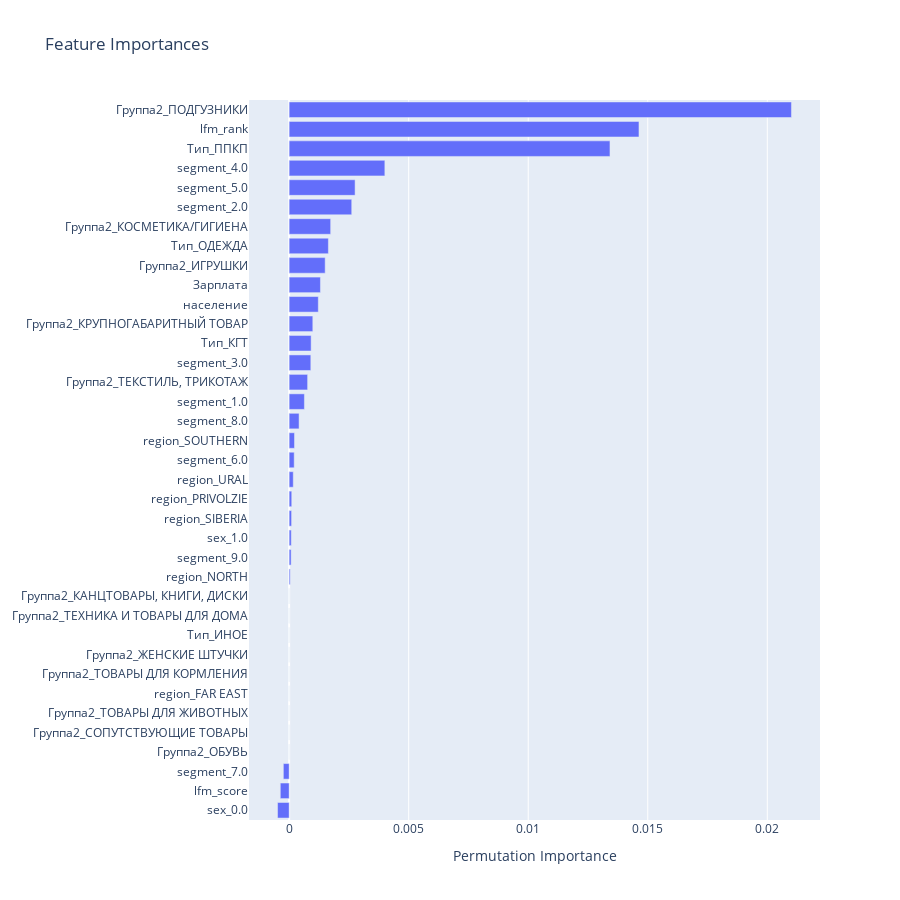

Source (notebook cell):
### Code cell
fig = go.Figure(go.Bar(
            x=perm_importance.importances_mean[sorted_idx],
            y=np.array(X_test.columns)[sorted_idx],
            orientation='h',

            ))

fig.update_layout(
    autosize=False,
    width=900,
    height=900,
    title='Feature Importances',
    xaxis_title='Permutation Importance'
    )

fig.show()

### Figure 1 — Plotly figure (JSON) as saved in the notebook; plotly's stock layout.template omitted (floating-point values rounded to 4 significant figures)
{"data": [{"orientation": "h", "type": "bar", "x": [-0.0004852, -0.0003703, -0.0002426, 0, 0, 0, 0, 0, 0, 0, 0, 0, 4.469e-05, 8.299e-05, 8.938e-05, 0.0001021, 0.0001085, 0.0001724, 0.0002107, 0.0002234, 0.000415, 0.0006384, 0.0007725, 0.0009065, 0.0009193, 0.0009895, 0.001219, 0.001309, 0.001507, 0.001641, 0.001736, 0.002617, 0.002758, 0.004003, 0.01342, 0.01463, 0.02101], "y": ["sex_0.0", "lfm_score", "segment_7.0", "Группа2_ОБУВЬ", "Группа2_СОПУТСТВУЮЩИЕ ТОВАРЫ", "Группа2_ТОВАРЫ ДЛЯ ЖИВОТНЫХ", "region_FAR EAST", "Группа2_ТОВАРЫ ДЛЯ КОРМЛЕНИЯ", "Группа2_ЖЕНСКИЕ ШТУЧКИ", "Тип_ИНОЕ", "Группа2_ТЕХНИКА И ТОВАРЫ ДЛЯ ДОМА", "Группа2_КАНЦТОВАРЫ, КНИГИ, ДИСКИ", "region_NORTH", "segment_9.0", "sex_1.0", "region_SIBERIA", "region_PRIVOLZIE", "region_URAL", "segment_6.0", "region_SOUTHERN", "segment_8.0", "segment_1.0", "Группа2_ТЕКСТИЛЬ, ТРИКОТАЖ", "segment_3.0", "Тип_КГТ", "Группа2_КРУПНОГАБАРИТНЫЙ ТОВАР", "население", "Зарплата", "Группа2_ИГРУШКИ", "Тип_ОДЕЖДА", "Группа2_КОСМЕТИКА/ГИГИЕНА", "segment_2.0", "segment_5.0", "segment_4.0", "Тип_ППКП", "lfm_rank", "Группа2_ПОДГУЗНИКИ"]}], "layout": {"autosize": false, "height": 900, "title": {"text": "Feature Importances"}, "width": 900, "xaxis": {"autorange": true, "range": [-0.001679, 0.0222], "title": {"text": "Permutation Importance"}, "type": "linear"}, "yaxis": {"autorange": true, "range": [-0.5, 36.5], "type": "category"}}}
